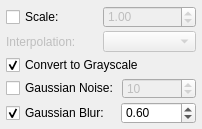
<?xml version="1.0" encoding="UTF-8"?>
<ui version="4.0">
 <class>PreProcessing</class>
 <widget class="QMainWindow" name="PreProcessing">
  <property name="windowModality">
   <enum>Qt::NonModal</enum>
  </property>
  <property name="geometry">
   <rect>
    <x>0</x>
    <y>0</y>
    <width>202</width>
    <height>129</height>
   </rect>
  </property>
  <property name="sizePolicy">
   <sizepolicy hsizetype="Fixed" vsizetype="Fixed">
    <horstretch>0</horstretch>
    <verstretch>0</verstretch>
   </sizepolicy>
  </property>
  <property name="minimumSize">
   <size>
    <width>202</width>
    <height>129</height>
   </size>
  </property>
  <property name="maximumSize">
   <size>
    <width>202</width>
    <height>129</height>
   </size>
  </property>
  <property name="windowTitle">
   <string>Image Options</string>
  </property>
  <widget class="QWidget" name="widget_main">
   <layout class="QVBoxLayout" name="verticalLayout">
    <property name="spacing">
     <number>3</number>
    </property>
    <property name="leftMargin">
     <number>6</number>
    </property>
    <property name="topMargin">
     <number>6</number>
    </property>
    <property name="rightMargin">
     <number>6</number>
    </property>
    <property name="bottomMargin">
     <number>6</number>
    </property>
    <item>
     <layout class="QHBoxLayout" name="layout_blur_sigma_3">
      <item>
       <widget class="QCheckBox" name="chb_scale">
        <property name="text">
         <string>Scale:</string>
        </property>
        <property name="checked">
         <bool>false</bool>
        </property>
       </widget>
      </item>
      <item>
       <widget class="QDoubleSpinBox" name="spin_scale">
        <property name="enabled">
         <bool>false</bool>
        </property>
        <property name="minimum">
         <double>0.010000000000000</double>
        </property>
        <property name="maximum">
         <double>10.000000000000000</double>
        </property>
        <property name="singleStep">
         <double>0.010000000000000</double>
        </property>
        <property name="value">
         <double>1.000000000000000</double>
        </property>
       </widget>
      </item>
     </layout>
    </item>
    <item>
     <layout class="QHBoxLayout" name="horizontalLayout">
      <item>
       <widget class="QLabel" name="label_interp">
        <property name="enabled">
         <bool>false</bool>
        </property>
        <property name="text">
         <string>Interpolation:</string>
        </property>
       </widget>
      </item>
      <item>
       <widget class="QComboBox" name="cb_interp">
        <property name="enabled">
         <bool>false</bool>
        </property>
       </widget>
      </item>
     </layout>
    </item>
    <item>
     <widget class="QCheckBox" name="chb_gray">
      <property name="text">
       <string>Convert to Grayscale</string>
      </property>
      <property name="checked">
       <bool>true</bool>
      </property>
     </widget>
    </item>
    <item>
     <layout class="QHBoxLayout" name="layout_blur_sigma_2" stretch="3,2">
      <item>
       <widget class="QCheckBox" name="chb_noise">
        <property name="enabled">
         <bool>true</bool>
        </property>
        <property name="text">
         <string>Gaussian Noise:</string>
        </property>
        <property name="checked">
         <bool>false</bool>
        </property>
       </widget>
      </item>
      <item>
       <widget class="QSpinBox" name="spin_noise">
        <property name="enabled">
         <bool>false</bool>
        </property>
        <property name="minimum">
         <number>1</number>
        </property>
        <property name="maximum">
         <number>200</number>
        </property>
        <property name="value">
         <number>10</number>
        </property>
       </widget>
      </item>
     </layout>
    </item>
    <item>
     <layout class="QHBoxLayout" name="layout_blur_sigma" stretch="3,2">
      <item>
       <widget class="QCheckBox" name="chb_blur">
        <property name="text">
         <string>Gaussian Blur:</string>
        </property>
        <property name="checked">
         <bool>true</bool>
        </property>
       </widget>
      </item>
      <item>
       <widget class="QDoubleSpinBox" name="spin_blur">
        <property name="enabled">
         <bool>true</bool>
        </property>
        <property name="minimum">
         <double>0.100000000000000</double>
        </property>
        <property name="maximum">
         <double>10.000000000000000</double>
        </property>
        <property name="singleStep">
         <double>0.100000000000000</double>
        </property>
        <property name="value">
         <double>0.600000000000000</double>
        </property>
       </widget>
      </item>
     </layout>
    </item>
   </layout>
  </widget>
 </widget>
 <resources/>
 <connections>
  <connection>
   <sender>chb_scale</sender>
   <signal>stateChanged(int)</signal>
   <receiver>PreProcessing</receiver>
   <slot>scaleChange(int)</slot>
   <hints>
    <hint type="sourcelabel">
     <x>57</x>
     <y>24</y>
    </hint>
    <hint type="destinationlabel">
     <x>198</x>
     <y>9</y>
    </hint>
   </hints>
  </connection>
  <connection>
   <sender>chb_blur</sender>
   <signal>stateChanged(int)</signal>
   <receiver>PreProcessing</receiver>
   <slot>blurChange(int)</slot>
   <hints>
    <hint type="sourcelabel">
     <x>39</x>
     <y>119</y>
    </hint>
    <hint type="destinationlabel">
     <x>198</x>
     <y>77</y>
    </hint>
   </hints>
  </connection>
  <connection>
   <sender>chb_noise</sender>
   <signal>stateChanged(int)</signal>
   <receiver>PreProcessing</receiver>
   <slot>noiseChange(int)</slot>
   <hints>
    <hint type="sourcelabel">
     <x>83</x>
     <y>87</y>
    </hint>
    <hint type="destinationlabel">
     <x>197</x>
     <y>53</y>
    </hint>
   </hints>
  </connection>
 </connections>
 <slots>
  <slot>scaleChange(int)</slot>
  <slot>blurChange(int)</slot>
  <slot>noiseChange(int)</slot>
 </slots>
</ui>
